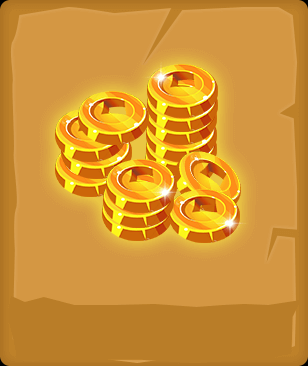

Below is a game level as drawn by its tile map, then a one-line description and the .tmx file that defines it, in full:
An orthogonal 1x1 tile map with 308x366 px tiles, 1 tile layer (Tile Layer 1) and 3 objects.

<map version="2017.05.26" orientation="orthogonal" renderorder="right-down" width="1" height="1" tilewidth="308" tileheight="366" nextobjectid="11">
 <tileset firstgid="1" name="gold_board1" tilewidth="308" tileheight="366" tilecount="1" columns="1">
  <image source="gold_board1.png" width="308" height="366" />
 </tileset>
 <layer name="Tile Layer 1" width="1" height="1">
  <data encoding="csv">
1
</data>
 </layer>
 <objectgroup name="Twinkle">
  <object id="8" x="160" y="77" width="1" height="1" />
  <object id="9" x="165.5" y="193" width="1" height="1" />
  <object id="10" x="229.5" y="223.5" width="1" height="1" />
 </objectgroup>
</map>
